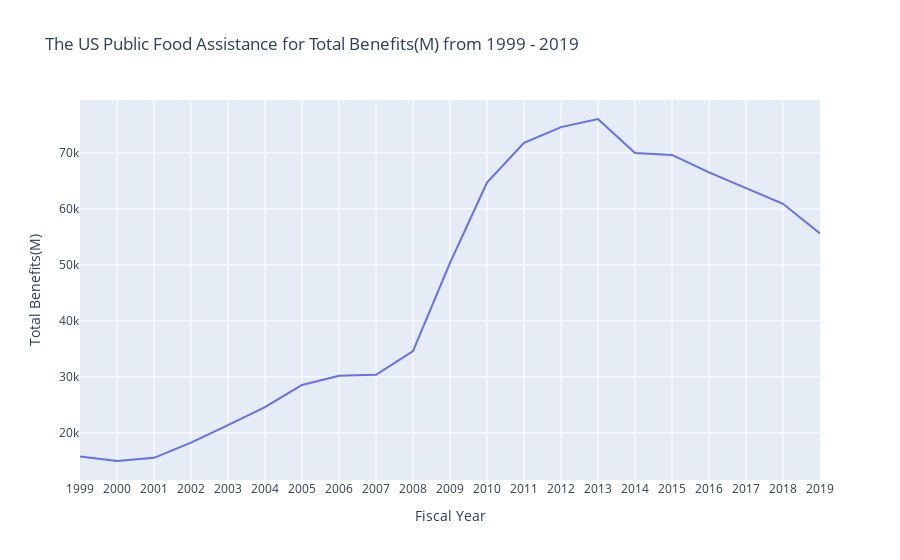

The notebook cell saved with this chart:
### Code cell
px.line(data_frame=df, x=df.index, y='Total Benefits(M)', title='The US Public Food Assistance for Total Benefits(M) from 1999 - 2019')

### Figure 1 — Plotly figure (JSON) as saved in the notebook; plotly's stock layout.template omitted (floating-point values rounded to 4 significant figures)
{"data": [{"hovertemplate": "Fiscal Year=%{x}<br>Total Benefits(M)=%{y}<extra></extra>", "legendgroup": "", "line": {"color": "#636efa", "dash": "solid"}, "marker": {"symbol": "circle"}, "mode": "lines", "name": "", "orientation": "v", "showlegend": false, "type": "scatter", "x": ["1999", "2000", "2001", "2002", "2003", "2004", "2005", "2006", "2007", "2008", "2009", "2010", "2011", "2012", "2013", "2014", "2015", "2016", "2017", "2018", "2019"], "xaxis": "x", "y": [15770.0, 14980.0, 15550.0, 18260.0, 21400.0, 24620.0, 28570.0, 30190.0, 30370.0, 34610.0, 50360.0, 64700.0, 71810.0, 74620.0, 76070.0, 70000.0, 69650.0, 66540.0, 63710.0, 60920.0, 55620.0], "yaxis": "y"}], "layout": {"legend": {"tracegroupgap": 0}, "title": {"text": "The US Public Food Assistance for Total Benefits(M) from 1999 - 2019"}, "xaxis": {"anchor": "y", "domain": [0, 1], "title": {"text": "Fiscal Year"}}, "yaxis": {"anchor": "x", "domain": [0, 1], "title": {"text": "Total Benefits(M)"}}}}
